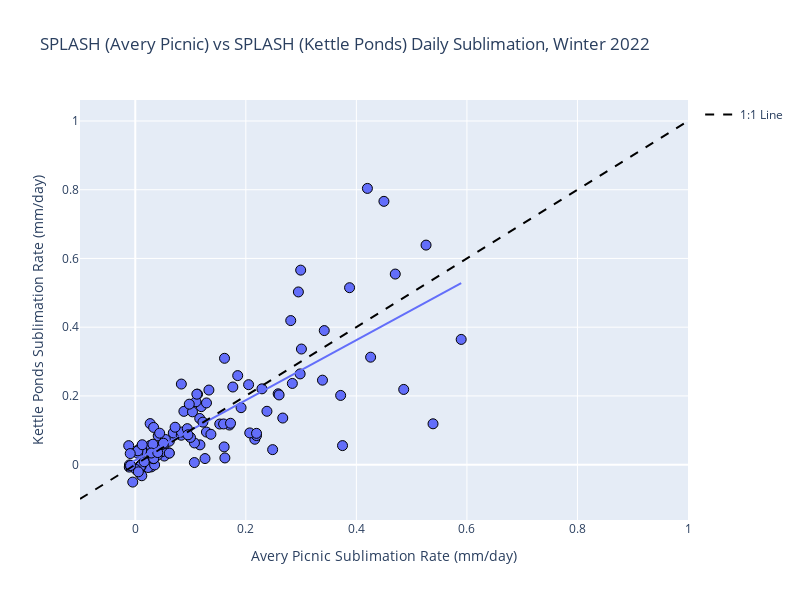

The cell this chart's notebook holds for it:
### Code cell
# scatter plot of e_rate vs ds['w_h2o__3m_uw']
df1 = splash_ap_qc_ds['e_rate'].sel(time=slice('2021-12-01','2022-03-31')).to_dataframe().dropna().resample('1D').sum()
df1 = df1[df1!=0]
df1 = df1.rename(columns={'e_rate':'ap'})
df2 = splash_kp_qc_ds['e_rate'].sel(time=slice('2021-12-01','2022-03-31')).to_dataframe().dropna().resample('1D').sum()
df2 = df2[df2!=0]
df2 = df2.rename(columns={'e_rate':'kp'})
df = pd.concat([df1, df2], axis=1)

fig = px.scatter(df, 
                 x='ap', 
                 y='kp', 
                 title='SPLASH (Avery Picnic) vs SPLASH (Kettle Ponds) Daily Sublimation, Winter 2022',
                 trendline='ols',)
# add black edges to markers
fig.update_traces(marker=dict(line=dict(width=1, color='black'), size=10))
# add 1:1 line
fig.add_trace(go.Scatter(x=[-0.1, 1.], y=[-0.1, 1.], mode='lines', name='1:1 Line', line=dict(color='black', dash='dash')))
fig.update_layout(
    xaxis_title='Avery Picnic Sublimation Rate (mm/day)',
    yaxis_title='Kettle Ponds Sublimation Rate (mm/day)',
    width=800,
    height=600,
)
